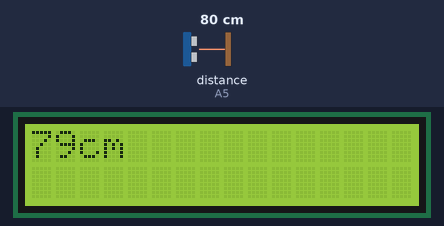
A sketch run on a simulated Arduino Uno, built with avr-gcc and run on an emulated ATmega328P. Parts: 16×2 character LCD. Wiring (inferred from the names in the program): ultrasonic range finder: trigger A2; echo A5. Inputs (shaded band) come from the test bench; at power-on: distance to the obstacle (sensor on A5) 80 cm. The echo pulse lasts 58.3 µs per cm; what the sketch prints to the serial monitor is not drawn.

Above: at 1.2 s.
1.3 s: distance to the obstacle (sensor on A5) set to 4 cm
At 2.4 s:
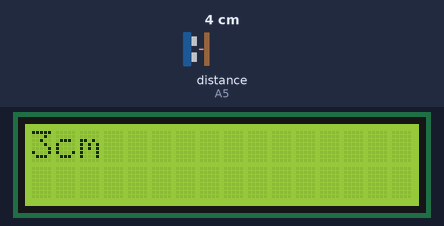
3.5 s: distance to the obstacle (sensor on A5) set to 2 cm
At 4.7 s:
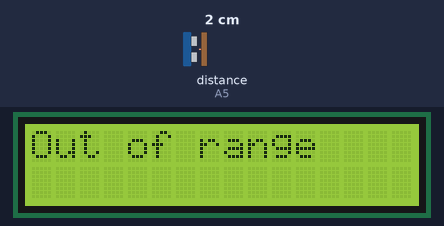
5.6 s: distance to the obstacle (sensor on A5) set to 9 cm
At 7.0 s:
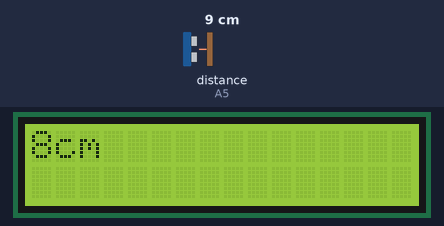
Timing chart, 0 to 8.6 s (numbered marks = the images above; inputs shaded):
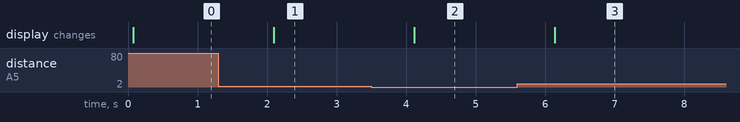

The sketch:

distance_measurement.ino
```cpp
/*
HC-SR04 Ping distance sensor]
VCC to arduino 5v GND to arduino GND
Echo to Arduino pin A5 Trig to Arduino pin A2
*/
#include <Wire.h>
#include <LiquidCrystal_I2C.h>

LiquidCrystal_I2C lcd(0x27,16,2);  // set the LCD address to 0x27 for a 16 chars and 2 line display
#define trigPin A2
#define echoPin A5

void setup() {

  Serial.begin (9600);
  pinMode(trigPin, OUTPUT);
  pinMode(echoPin, INPUT);
  lcd.init();                      // initialize the lcd

  // Print a message to the LCD.
  lcd.backlight();
}

void loop() {
  long duration, distance;
  digitalWrite(trigPin, LOW);  // Added this line
  delayMicroseconds(2); // Added this line
  digitalWrite(trigPin, HIGH);
  delayMicroseconds(10); // Added this line
  digitalWrite(trigPin, LOW);
  duration = pulseIn(echoPin, HIGH);
  distance = (duration/2) / 29.1;

  if (distance >= 400 || distance < 2){
    lcd.clear();
    lcd.print("Out of range");
    Serial.println("Out of range");
  }
  else {
    Serial.print(distance);
    Serial.println("cm");
    lcd.clear();
    lcd.print(distance);
    lcd.print("cm");

  }
  delay(1000);
}
```

Measured:
- the behaviour switches between 3 and 2 cm on distance to the obstacle (sensor on A5) (found by bisection; images 1 and 2)
- after the input at 1.3 s, the display: changes after 0.80 s (image 1)
- after the input at 3.5 s, the display: changes after 0.62 s (image 2)
- after the input at 5.6 s, the display: changes after 0.54 s (image 3)
